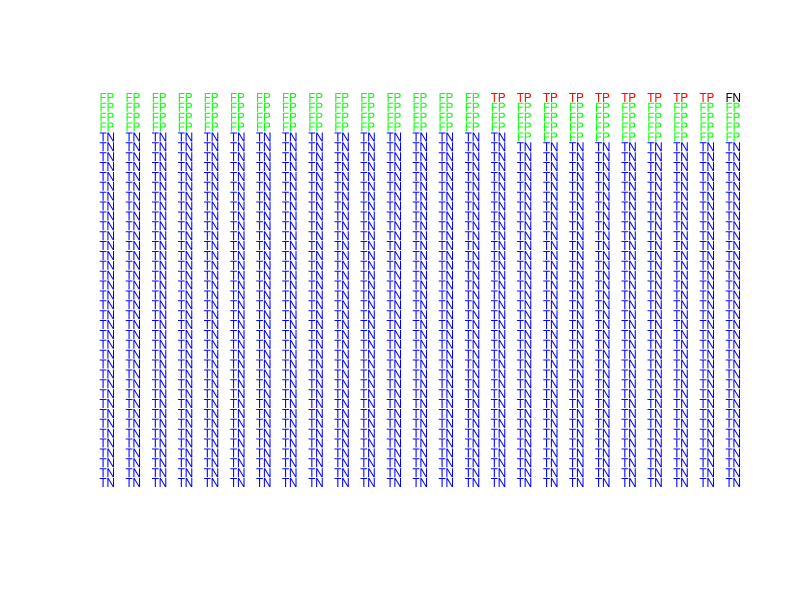

The R script that drew this image:
gerdPlot = function(nRow=25, nCol=40, sens = 0.90, spec=0.90, prev=0.01) {

  N = nRow * nCol
#  print(N * c(TP,FP,TN,FN))
  grid = expand.grid(1:nRow, 1:nCol)

  combo = c('TP', 'FN', 'TN', 'FP' )
  pcombo = c(prev*c(sens, 1-sens), (1-prev)*c(spec,1-spec))
  comboOrder = rev(order(pcombo))
  names(pcombo) = combo
  combo = combo[comboOrder]
  pcombo = pcombo[comboOrder]
  ncombo = round(N*pcombo)
  print(ncombo)
  print(sum(ncombo))
  comboCum = cumsum(ncombo)
  print(comboCum)
  comboCum = c(0, comboCum[-length(ncombo)])
  print(comboCum)
  names(comboCum) = combo
  colors = c(TP='red', TN='blue',FP='green', FN='black')
  plot(grid, axes=F, pch="",
       xlab='', ylab='')
  for(group in combo)
    text(grid[comboCum[group] + (1:ncombo[group]), ], 
         label=group, cex=0.7, col=colors[group])
  
}
gerdPlot()